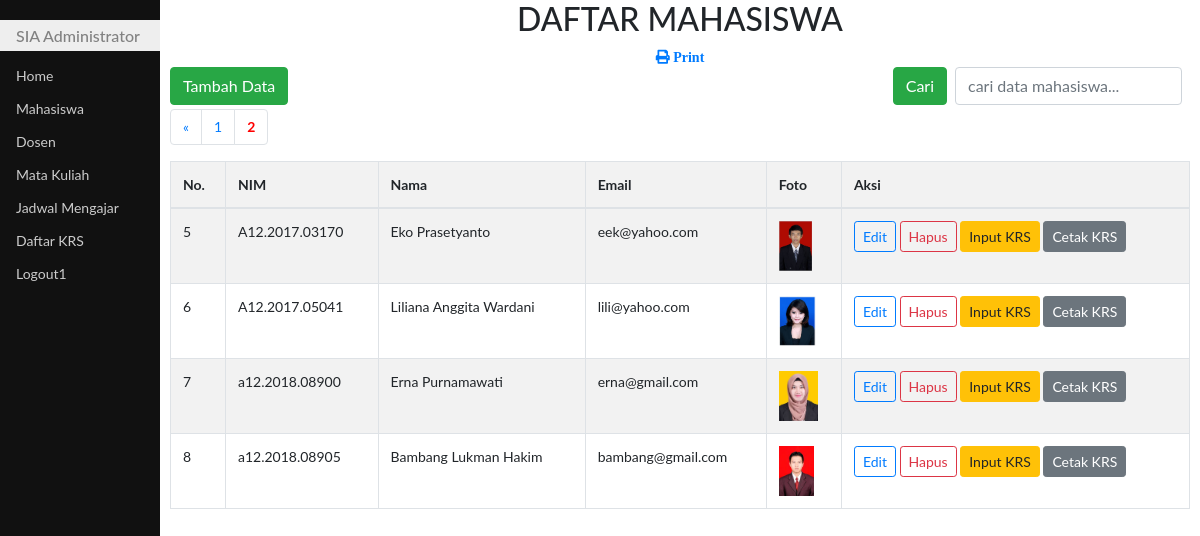
Screenshot of /updateMhs.php?hal=2 with the database file from the repository.
### tables this page shows
CREATE TABLE `mhs` (
  `id` int(11) NOT NULL AUTO_INCREMENT,
  `nim` char(14) DEFAULT NULL,
  `nama` varchar(50) DEFAULT NULL,
  `email` varchar(50) DEFAULT NULL,
  `foto` varchar(25) DEFAULT NULL,
  PRIMARY KEY (`id`)
);

### updateMhs.php (the view, shortened to what this page needs)
<!DOCTYPE html>
<html>
<head>
	<link rel="stylesheet" type="text/css" href="bootstrap4/css/bootstrap.css">
	<link rel="stylesheet" type="text/css" href="css/styleku.css">
	<link rel="stylesheet" href="https://use.fontawesome.com/releases/v5.7.0/css/all.css">
</head>
<body>
<?php
require "fungsi.php";
$jmlDataPerHal = 5;
if (isset($_POST['cari'])){
	$cari=$_POST['cari'];
	$sql="select * from mhs where nim like'%$cari%' or
						  nama like '%$cari%' or
						  email like '%$cari%'";
}else{
	$sql="select * from mhs";
}
$qry = mysqli_query($koneksi,$sql) or die(mysqli_error($koneksi));
$jmlData = mysqli_num_rows($qry);
$jmlHal = ceil($jmlData / $jmlDataPerHal);
if (isset($_GET['hal'])){
	$halAktif=$_GET['hal'];
}else{
	$halAktif=1;
}
$awalData=($jmlDataPerHal * $halAktif)-$jmlDataPerHal;
$kosong=false;
if (isset($_POST['cari'])){
	$cari=$_POST['cari'];
	$sql="select * from mhs where nim like'%$cari%' or
						  nama like '%$cari%' or
						  email like '%$cari%'
						  limit $awalData,$jmlDataPerHal";
}else{
	$sql="select * from mhs limit $awalData,$jmlDataPerHal";
}
$hasil=mysqli_query($koneksi,$sql) or die(mysqli_error($koneksi));
?>
<div class="utama">
	<h2 class="text-center">DAFTAR MAHASISWA</h2>
	<div class="text-center"><a href="prnMhsPdf.php"><span class="fas fa-print">&nbsp;Print</span></a></div>
	<span class="float-left">
		<a class="btn btn-success" href="addMhs.php">Tambah Data</a>
	</span>
	<span class="float-right">
		<form action="" method="post" class="form-inline">
			<button class="btn btn-success" type="submit">Cari</button>
			<input class="form-control mr-2 ml-2" type="text" name="cari" placeholder="cari data mahasiswa..." autofocus autocomplete="off">
		</form>
	</span>
	<br><br>
	<ul class="pagination">
		<?php
		if ($halAktif>1){
			$back=$halAktif-1;
			echo "<li class='page-item'><a class='page-link' href=?hal=$back>&laquo;</a></li>";
		}
		for($i=1;$i<=$jmlHal;$i++){
			if ($i==$halAktif){
				echo "<li class='page-item'><a class='page-link' href=?hal=$i style='font-weight:bold;color:red;'>$i</a></li>";
			}else{
				echo "<li class='page-item'><a class='page-link' href=?hal=$i>$i</a></li>";
			}
		}
		?>
	</ul>
	<table class="table table-bordered table-striped">
	<tr>
		<th>No.</th>
		<th>NIM</th>
		<th>Nama</th>
		<th>Email</th>
		<th>Foto</th>
		<th>Aksi</th>
	</tr>
	<tbody>
	<?php
	if ($kosong){
		?>
		<tr><th colspan="6">
			<div class="alert alert-info alert-dismissible fade show text-center">
			Data tidak ada
			</div>
		</th></tr>
		<?php
	}else{
		if($awalData==0){
			$no=$awalData+1;
		}else{
			$no=$awalData;
		}
		while($row=mysqli_fetch_assoc($hasil)){
			?>
			<tr>
				<td><?php echo $no?></td>
				<td><?php echo $row["nim"]?></td>
				<td><?php echo $row["nama"]?></td>
				<td><?php echo $row["email"]?></td>
				<td><img src="<?php echo "foto/".$row["foto"]?>" height="50"></td>
				<td>
					<a class="btn btn-outline-primary btn-sm" href="editMhs.php?kode=<?php echo $row['id']?>">Edit</a>
					<a class="btn btn-outline-danger btn-sm" href="hpsMhs.php?kode=<?php echo $row["id"]?>" id="linkHps" onclick="return confirm('Yakin dihapus nih?')">Hapus</a>
					<a href="inputKRS.php?nim=<?php echo $row["nim"]?>" class="btn btn-warning btn-sm"> Input KRS</a>
					<a href="cetakpdf.php?type=krs&param=<?php echo $row["nim"]?>"class="btn btn-secondary btn-sm"> Cetak KRS</a>
				</td>
			</tr>
			<?php
			$no++;
		}
	}
	?>
	</tbody>
	</table>
</div>
</body>
</html>

### css/styleku.css (style rules this page uses)
body { font-family: "Lato", sans-serif; }
.menusamping { height: 100%; width: 160px; position: fixed; z-index: 1; top: 0; left: 0; background-color: #111; overflow-x: hidden; padding-top: 20px; }
.menusamping a { padding: 6px 8px 6px 16px; text-decoration: none; font-size: 14px; color: #ccc; display: block; }
.menusamping h1 { padding: 6px 8px 6px 16px; text-decoration: none; font-size: 16px; color: #818181; background-color:#eee; display: block; }
.utama { margin-left: 160px; font-size: 14px; padding: 0px 10px; }

### rows the page displays
mhs: nim "A12.2017.03170", nama "Eko Prasetyanto", email "eek@yahoo.com", foto (picture)
mhs: nim "A12.2017.05041", nama "Liliana Anggita Wardani", email "lili@yahoo.com", foto (picture)
mhs: nim "a12.2018.08900", nama "Erna Purnamawati", email "erna@gmail.com", foto (picture)
mhs: nim "a12.2018.08905", nama "Bambang Lukman Hakim", email "bambang@gmail.com", foto (picture)
